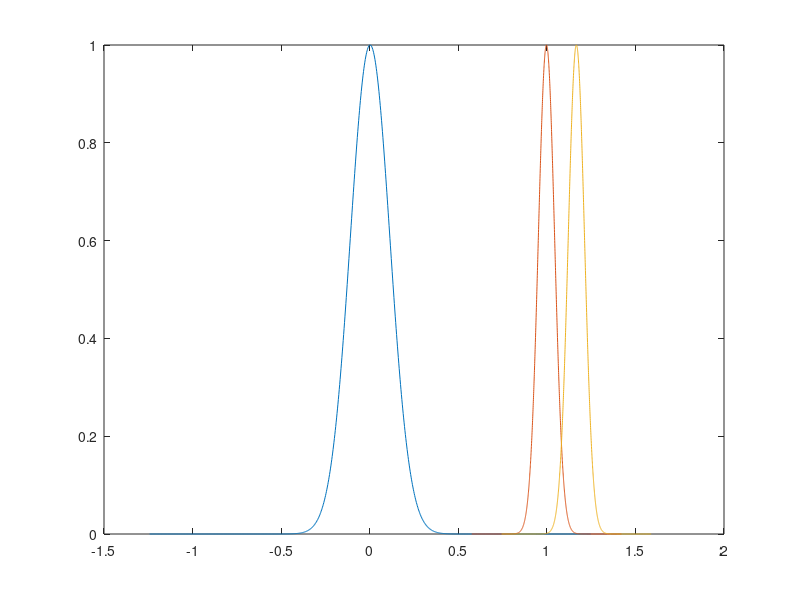

Source code (MATLAB):
clear all
clc

%% lebal 1

centriod = 0.002192427;
width = 0.024892295;
s = 50* width;

x = -s+centriod : width* 10^-1 : s+centriod;
y = exp( - (x - centriod).^2 / width);

%% lebal 2

centriod = 0.997884233;
width = 0.004219561;
s = 100* width;

x2 = -s+centriod : width* 10^-1 : s+centriod;
y2 = exp( - (x2 - centriod).^2 / width);

%% lebal 3

centriod = 1.166666667;
width = 0.004219561;
s = 100* width;

x3 = -s+centriod : width* 10^-1 : s+centriod;
y3 = exp( - (x3 - centriod).^2 / width);


%%
plot(x,y,x2,y2, x3, y3)